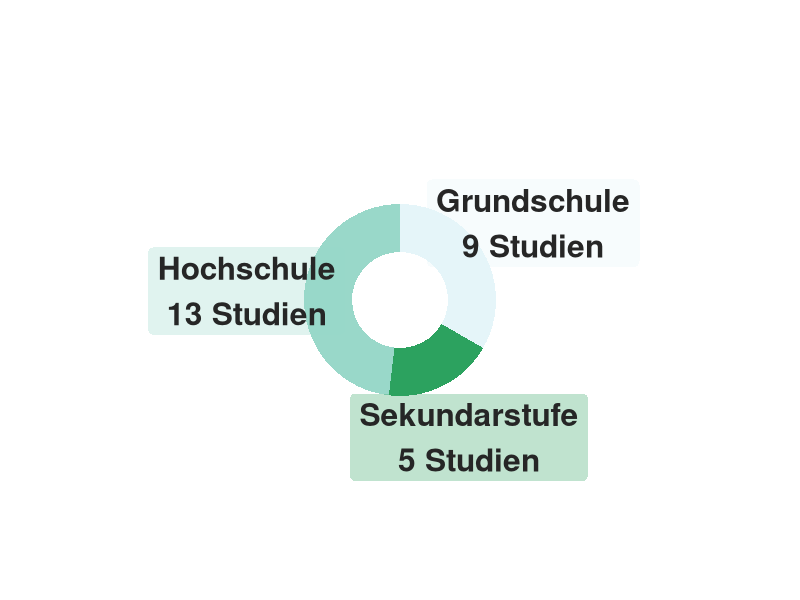
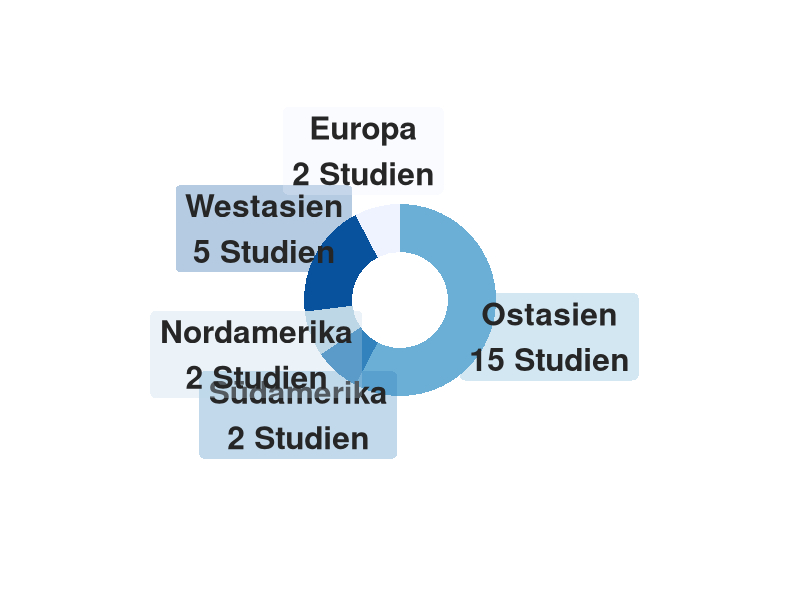
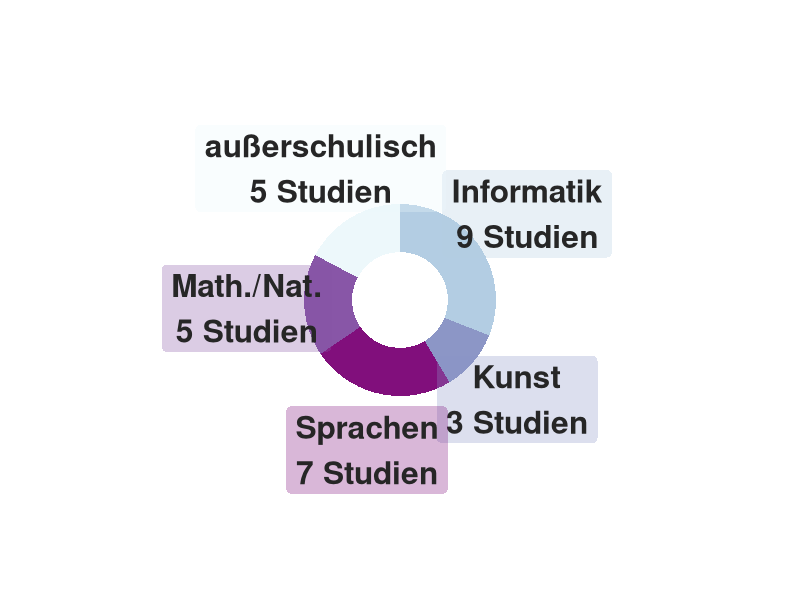
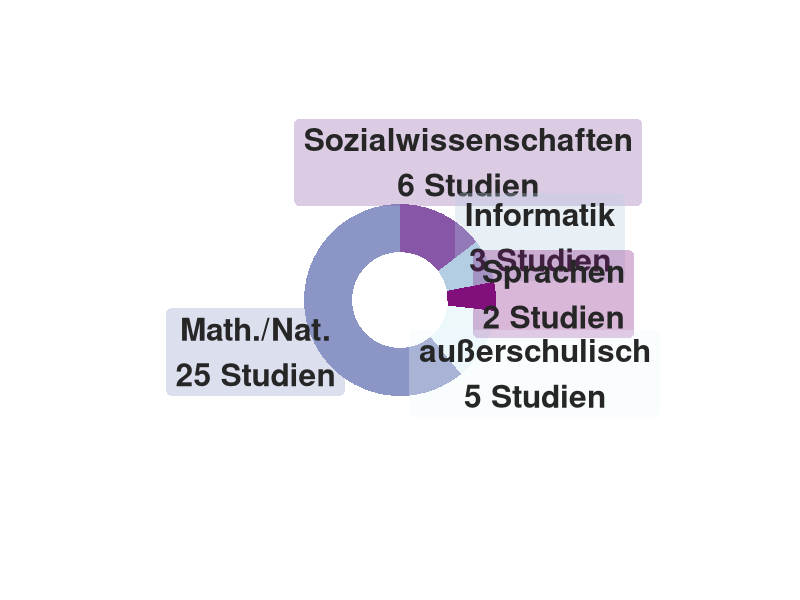
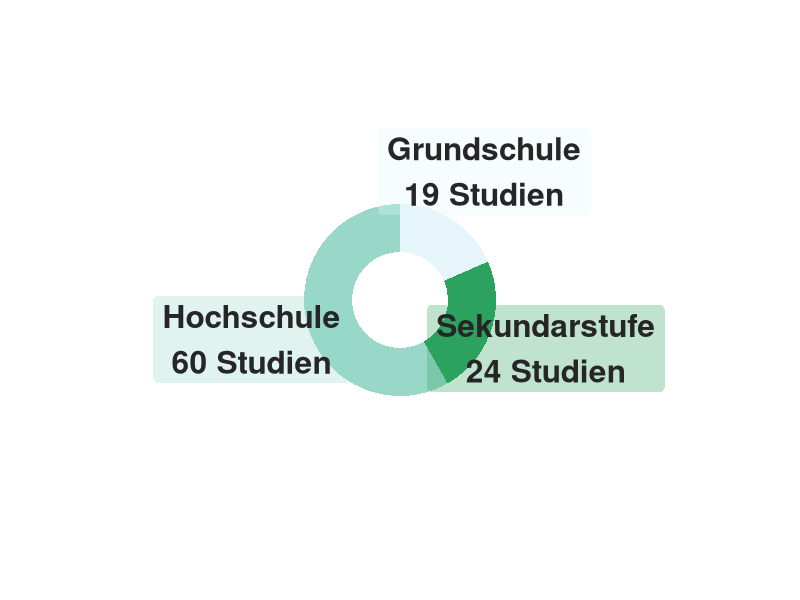
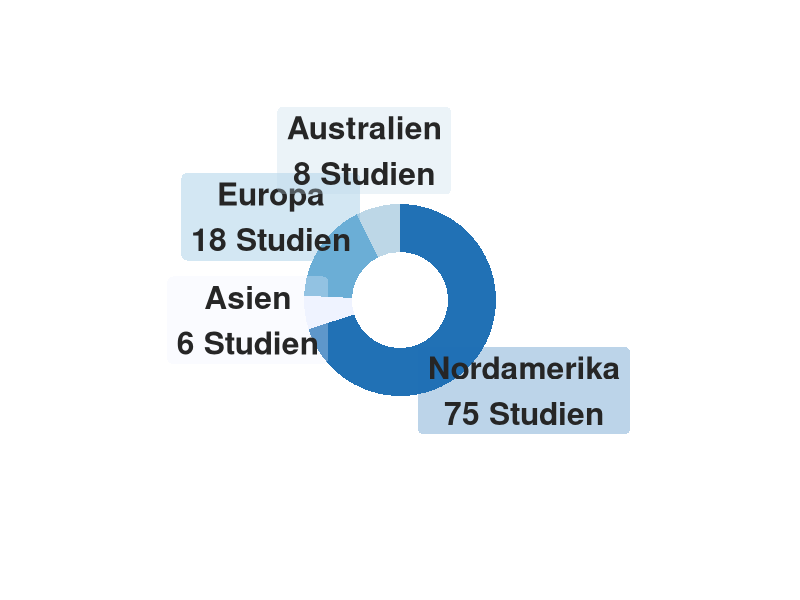
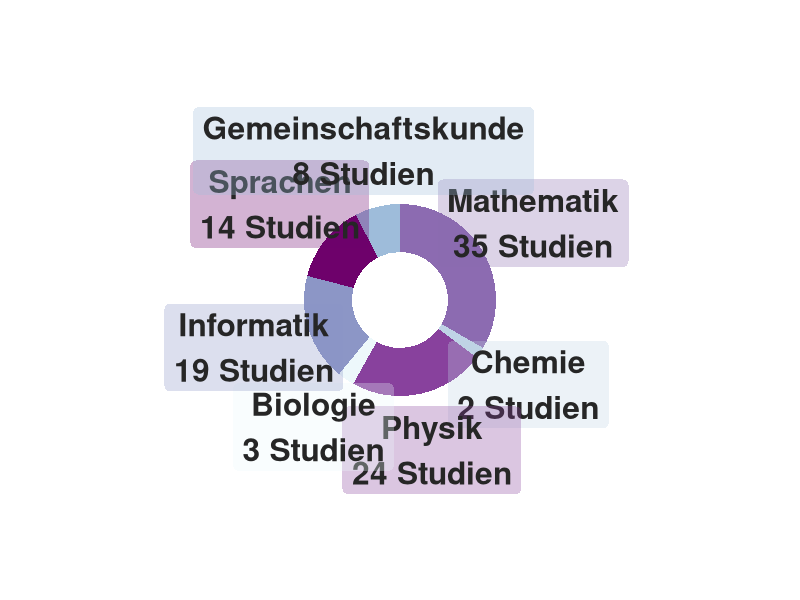
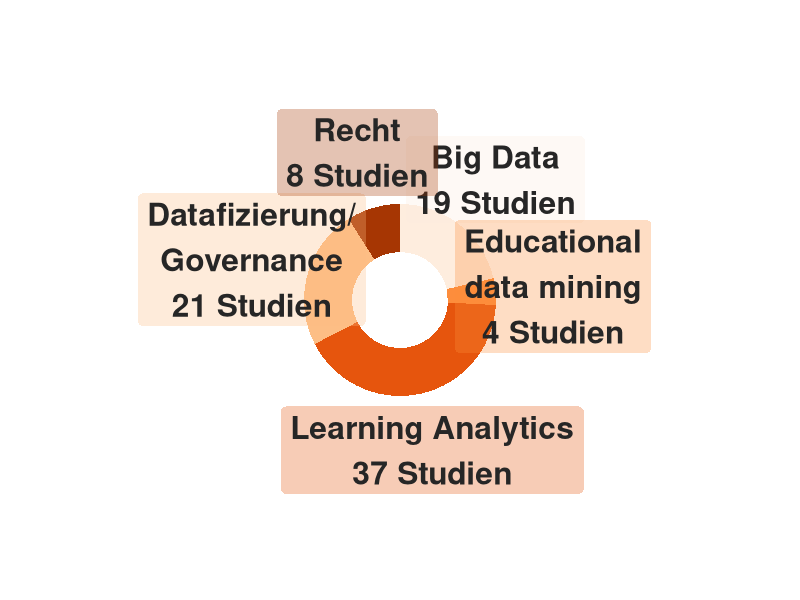

Here is the R script that generated these plots, in order:
library(ggplot2)
######################################################################################################### #
##### GAMIFICATION ########################################################################################
######################################################################################################### #
#----- AGE -----------------------------------------------------------------------------------------------#
# Create test data.
data <- data.frame(
  category=c("Grundschule",    # 1st category
             "Sekundarstufe",    # 2nd category 
             "Hochschule"     # 3rd category
             ),
  count=c(9,        # 1st count
          5,        # 2nd count 
          13         # 3rd count
          )
)

# Compute percentages
data$fraction <- data$count / sum(data$count)

# Compute the cumulative percentages (top of each rectangle)
data$ymax <- cumsum(data$fraction)

# Compute the bottom of each rectangle
data$ymin <- c(0, head(data$ymax, n=-1))

# Compute label position
data$labelPosition <- (data$ymax + data$ymin) / 2

# Compute a good label
data$label <- paste0(data$category, "\n", data$count, " Studien")

# Make the plot
ggplot(data, aes(ymax=ymax, ymin=ymin, xmax=4, xmin=3, fill=category)) +
  geom_rect() +
  geom_label( x=5.2, aes(y=labelPosition, label=label, fontface = "bold"), 
              size=8, 
              # fill = NA, 
              label.size = NA, 
              alpha = .3,
              color = "gray15") +
  scale_fill_brewer(palette=2) +
  coord_polar(theta="y") +
  xlim(c(2, 7)) +
  theme_void() +
  theme(legend.position = "none",
        panel.grid = element_blank())

ggsave("www/gam_age_tmp.png",
       width = 10,
       height = 10,
       units = "mm",
       scale = 22,
       dpi = 250)


#----- LOCATION ------------------------------------------------------------------------------------------#
# Create test data.
data <- data.frame(
  category=c("Ostasien",       # 1st category
             "Südamerika",      # 2nd category 
             "Nordamerika",    # 3rd category
             "Westasien",    # 4th category
             "Europa"    # 5th category
  ),
  count=c(15,       # 1st count
          2,        # 2nd count 
          2,        # 3rd count
          5,        # 4rd count
          2         # 5rd count
  )
)

# Compute percentages
data$fraction <- data$count / sum(data$count)

# Compute the cumulative percentages (top of each rectangle)
data$ymax <- cumsum(data$fraction)

# Compute the bottom of each rectangle
data$ymin <- c(0, head(data$ymax, n=-1))

# Compute label position
data$labelPosition <- (data$ymax + data$ymin) / 2

# Compute a good label
data$label <- paste0(data$category, "\n", data$count, " Studien")


# Make the plot
ggplot(data, aes(ymax=ymax, ymin=ymin, xmax=4, xmin=3, fill=category)) +
  geom_rect() +
  geom_label( x=5.2, aes(y=labelPosition, label=label, fontface = "bold"), 
              size=8, 
              # fill = NA, 
              label.size = NA, 
              alpha = .3,
              color = "gray15") +
  scale_fill_brewer(palette=1) +
  coord_polar(theta="y") +
  xlim(c(2, 7)) +
  theme_void() +
  theme(legend.position = "none",
        panel.grid = element_blank())


ggsave("www/gam_loc_tmp.png",
       width = 10,
       height = 10,
       units = "mm",
       scale = 22,
       dpi = 250)


#----- SUBJECT -------------------------------------------------------------------------------------------#
# Create test data.
data <- data.frame(
  category=c("Informatik",       # 1st category
             "Kunst",      # 2nd category 
             "Sprachen",    # 3rd category
             "Math./Nat.",    # 4th category
             "außerschulisch"    # 5th category
  ),
  count=c(9,       # 1st count
          3,        # 2nd count 
          7,        # 3rd count
          5,        # 4rd count
          5         # 5rd count
  )
)

# Compute percentages
data$fraction <- data$count / sum(data$count)

# Compute the cumulative percentages (top of each rectangle)
data$ymax <- cumsum(data$fraction)

# Compute the bottom of each rectangle
data$ymin <- c(0, head(data$ymax, n=-1))

# Compute label position
data$labelPosition <- (data$ymax + data$ymin) / 2

# Compute a good label
data$label <- paste0(data$category, "\n", data$count, " Studien")

# Make the plot
ggplot(data, aes(ymax=ymax, ymin=ymin, xmax=4, xmin=3, fill=category)) +
  geom_rect() +
  geom_label( x=5.2, aes(y=labelPosition, label=label, fontface = "bold"), 
              size=8, 
              # fill = NA, 
              label.size = NA, 
              alpha = .3,
              color = "gray15") +
  scale_fill_brewer(palette=3) +
  coord_polar(theta="y") +
  xlim(c(2, 7)) +
  theme_void() +
  theme(legend.position = "none",
        panel.grid = element_blank())

ggsave("www/gam_sub_tmp.png",
       width = 10,
       height = 10,
       units = "mm",
       scale = 22,
       dpi = 250)


######################################################################################################### #
##### MOBILE INQUIRY-BASED LEARNING #######################################################################
######################################################################################################### #
#----- SUBJECT -------------------------------------------------------------------------------------------#
# Create test data.
data <- data.frame(
  category=c("Sozialwissenschaften",       # 1st category
             "Informatik",      # 2nd category 
             "Sprachen",    # 3rd category
             "außerschulisch",    # 4th category
             "Math./Nat."    # 5th category
  ),
  count=c(6,       # 1st count
          3,        # 2nd count 
          2,        # 3rd count
          5,        # 4rd count
          25         # 5rd count
  )
)

# Compute percentages
data$fraction <- data$count / sum(data$count)

# Compute the cumulative percentages (top of each rectangle)
data$ymax <- cumsum(data$fraction)

# Compute the bottom of each rectangle
data$ymin <- c(0, head(data$ymax, n=-1))

# Compute label position
data$labelPosition <- (data$ymax + data$ymin) / 2

# Compute a good label
data$label <- paste0(data$category, "\n", data$count, " Studien")

# Make the plot
ggplot(data, aes(ymax=ymax, ymin=ymin, xmax=4, xmin=3, fill=category)) +
  geom_rect() +
  geom_label( x=5.2, aes(y=labelPosition, label=label, fontface = "bold"), 
              size=8, 
              # fill = NA, 
              label.size = NA, 
              alpha = .3,
              color = "gray15") +
  scale_fill_brewer(palette=3) +
  coord_polar(theta="y") +
  xlim(c(2, 7)) +
  theme_void() +
  theme(legend.position = "none",
        panel.grid = element_blank())

ggsave("www/inq_sub_tmp.png",
       width = 10,
       height = 10,
       units = "mm",
       scale = 22,
       dpi = 250)

######################################################################################################### #
##### ITS #################################################################################################
######################################################################################################### #
#----- AGE -----------------------------------------------------------------------------------------------#
# Create test data.
data <- data.frame(
  category=c("Grundschule",    # 1st category
             "Sekundarstufe",    # 2nd category 
             "Hochschule"     # 3rd category
  ),
  count=c(19,        # 1st count
          24,        # 2nd count 
          60         # 3rd count
  )
)

# Compute percentages
data$fraction <- data$count / sum(data$count)

# Compute the cumulative percentages (top of each rectangle)
data$ymax <- cumsum(data$fraction)

# Compute the bottom of each rectangle
data$ymin <- c(0, head(data$ymax, n=-1))

# Compute label position
data$labelPosition <- (data$ymax + data$ymin) / 2

# Compute a good label
data$label <- paste0(data$category, "\n", data$count, " Studien")

# Make the plot
ggplot(data, aes(ymax=ymax, ymin=ymin, xmax=4, xmin=3, fill=category)) +
  geom_rect() +
  geom_label( x=5.2, aes(y=labelPosition, label=label, fontface = "bold"), 
              size=8, 
              # fill = NA, 
              label.size = NA, 
              alpha = .3,
              color = "gray15") +
  scale_fill_brewer(palette=2) +
  coord_polar(theta="y") +
  xlim(c(2, 7)) +
  theme_void() +
  theme(legend.position = "none",
        panel.grid = element_blank())

ggsave("www/its_age_tmp.png",
       width = 10,
       height = 10,
       units = "mm",
       scale = 22,
       dpi = 250)

#----- LOCATION ------------------------------------------------------------------------------------------#
# Create test data.
data <- data.frame(
  category=c("Nordamerika",       # 1st category
             "Asien",
             "Europa",      # 2nd category 
             "Australien"
             ),
  count=c(75,       # 1st count
          6,
          18,        # 2nd count 
          8
          )
  )

# Compute percentages
data$fraction <- data$count / sum(data$count)

# Compute the cumulative percentages (top of each rectangle)
data$ymax <- cumsum(data$fraction)

# Compute the bottom of each rectangle
data$ymin <- c(0, head(data$ymax, n=-1))

# Compute label position
data$labelPosition <- (data$ymax + data$ymin) / 2

# Compute a good label
data$label <- paste0(data$category, "\n", data$count, " Studien")


# Make the plot
ggplot(data, aes(ymax=ymax, ymin=ymin, xmax=4, xmin=3, fill=category)) +
  geom_rect() +
  geom_label( x=5.2, aes(y=labelPosition, label=label, fontface = "bold"), 
              size=8, 
              # fill = NA, 
              label.size = NA, 
              alpha = .3,
              color = "gray15") +
  scale_fill_brewer(palette=1) +
  coord_polar(theta="y") +
  xlim(c(2, 7)) +
  theme_void() +
  theme(legend.position = "none",
        panel.grid = element_blank())


ggsave("www/its_loc_tmp.png",
       width = 10,
       height = 10,
       units = "mm",
       scale = 22,
       dpi = 250)


#----- SUBJECT -------------------------------------------------------------------------------------------#
# Create test data.
data <- data.frame(
  category=c("Mathematik",       # 1st category
             "Chemie",
             "Physik",      # 2nd category 
             "Biologie",
             "Informatik",    # 3rd category
             "Sprachen",    # 4th category
             "Gemeinschaftskunde"
  ),
  count=c(35,       # 1st count
          2,
          24,        # 2nd count 
          3,
          19,        # 3rd count
          14,        # 4rd count
          8
  )
)

# Compute percentages
data$fraction <- data$count / sum(data$count)

# Compute the cumulative percentages (top of each rectangle)
data$ymax <- cumsum(data$fraction)

# Compute the bottom of each rectangle
data$ymin <- c(0, head(data$ymax, n=-1))

# Compute label position
data$labelPosition <- (data$ymax + data$ymin) / 2

# Compute a good label
data$label <- paste0(data$category, "\n", data$count, " Studien")

# Make the plot
ggplot(data, aes(ymax=ymax, ymin=ymin, xmax=4, xmin=3, fill=category)) +
  geom_rect() +
  geom_label( x=5.2, aes(y=labelPosition, label=label, fontface = "bold"), 
              size=8, 
              # fill = NA, 
              label.size = NA, 
              alpha = .3,
              color = "gray15") +
  scale_fill_brewer(palette=3) +
  coord_polar(theta="y") +
  xlim(c(2, 7)) +
  theme_void() +
  theme(legend.position = "none",
        panel.grid = element_blank())

ggsave("www/its_sub_tmp.png",
       width = 10,
       height = 10,
       units = "mm",
       scale = 22,
       dpi = 250)





######################################################################################################### #
##### Digital Trace Data  #################################################################################
######################################################################################################### #
#----- FOCUS ----------------------------------------------------------------------------------------------#
# Create test data.
data <- data.frame(
  category=c("Big Data",    # 1st category
             "Educational\ndata mining",
             "Learning Analytics",
             "Datafizierung/\nGovernance",
             "Recht"
  ),
  count=c(19,
          4,
          37,
          21,
          8
  )
)

# Compute percentages
data$fraction <- data$count / sum(data$count)

# Compute the cumulative percentages (top of each rectangle)
data$ymax <- cumsum(data$fraction)

# Compute the bottom of each rectangle
data$ymin <- c(0, head(data$ymax, n=-1))

# Compute label position
data$labelPosition <- (data$ymax + data$ymin) / 2

# Compute a good label
data$label <- paste0(data$category, "\n", data$count, " Studien")

# Make the plot
ggplot(data, aes(ymax=ymax, ymin=ymin, xmax=4, xmin=3, fill=category)) +
  geom_rect() +
  geom_label( x=5.2, aes(y=labelPosition, label=label, fontface = "bold"), 
              size=8, 
              # fill = NA, 
              label.size = NA, 
              alpha = .3,
              color = "gray15") +
  scale_fill_brewer(palette=7) +
  coord_polar(theta="y") +
  xlim(c(2, 7)) +
  theme_void() +
  theme(legend.position = "none",
        panel.grid = element_blank())

ggsave("www/tra_foc_tmp.png",
       width = 10,
       height = 10,
       units = "mm",
       scale = 22,
       dpi = 250)


#----- INSTITUTION -----------------------------------------------------------------------------------------------#
# Create test data.
data <- data.frame(
  category=c("Hochschule",    # 1st category
             "Schule",    # 2nd category 
             "Unternehmen",     # 3rd category
             "keine Angabe"
  ),
  count=c(41,        # 1st count
          17,        # 2nd count 
          14,         # 3rd count
          14
  )
)

# Compute percentages
data$fraction <- data$count / sum(data$count)

# Compute the cumulative percentages (top of each rectangle)
data$ymax <- cumsum(data$fraction)

# Compute the bottom of each rectangle
data$ymin <- c(0, head(data$ymax, n=-1))

# Compute label position
data$labelPosition <- (data$ymax + data$ymin) / 2

# Compute a good label
data$label <- paste0(data$category, "\n", data$count, " Studien")

# Make the plot
ggplot(data, aes(ymax=ymax, ymin=ymin, xmax=4, xmin=3, fill=category)) +
  geom_rect() +
  geom_label( x=5.2, aes(y=labelPosition, label=label, fontface = "bold"), 
              size=8, 
              # fill = NA, 
              label.size = NA, 
              alpha = .3,
              color = "gray15") +
  scale_fill_brewer(palette=2) +
  coord_polar(theta="y") +
  xlim(c(2, 7)) +
  theme_void() +
  theme(legend.position = "none",
        panel.grid = element_blank())

ggsave("www/tra_ein_tmp.png",
       width = 10,
       height = 10,
       units = "mm",
       scale = 22,
       dpi = 250)


#----- LOCATION ------------------------------------------------------------------------------------------#
# Create test data.
data <- data.frame(
  category=c("Nordamerika",
             "Naher Osten",
             "Europa",
             "Südliche\nHemisphäre" 
  ),
  count=c(26,
          3,
          41,       # 1st count
          24
  )
)

# Compute percentages
data$fraction <- data$count / sum(data$count)

# Compute the cumulative percentages (top of each rectangle)
data$ymax <- cumsum(data$fraction)

# Compute the bottom of each rectangle
data$ymin <- c(0, head(data$ymax, n=-1))

# Compute label position
data$labelPosition <- (data$ymax + data$ymin) / 2

# Compute a good label
data$label <- paste0(data$category, "\n", data$count, " Studien")


# Make the plot
ggplot(data, aes(ymax=ymax, ymin=ymin, xmax=4, xmin=3, fill=category)) +
  geom_rect() +
  geom_label( x=5.2, aes(y=labelPosition, label=label, fontface = "bold"), 
              size=8, 
              # fill = NA, 
              label.size = NA, 
              alpha = .3,
              color = "gray15") +
  scale_fill_brewer(palette=1) +
  coord_polar(theta="y") +
  xlim(c(2, 7)) +
  theme_void() +
  theme(legend.position = "none",
        panel.grid = element_blank())


ggsave("www/tra_loc_tmp.png",
       width = 10,
       height = 10,
       units = "mm",
       scale = 22,
       dpi = 250)

#----- TYPE OF STUDY --------------------------------------------------------------------------------------#
# Create test data.
data <- data.frame(
  category=c("empirisch",
             "Review",
             "theoretisch/\nkonzeptuell",
             "handlungs-\nbezogen"

  ),
  count=c(14,
          1,
          53,
          11
  )
)

# Compute percentages
data$fraction <- data$count / sum(data$count)

# Compute the cumulative percentages (top of each rectangle)
data$ymax <- cumsum(data$fraction)

# Compute the bottom of each rectangle
data$ymin <- c(0, head(data$ymax, n=-1))

# Compute label position
data$labelPosition <- (data$ymax + data$ymin) / 2

# Compute a good label
data$label <- paste0(data$category, "\n", data$count, " Studien")

# Make the plot
ggplot(data, aes(ymax=ymax, ymin=ymin, xmax=4, xmin=3, fill=category)) +
  geom_rect() +
  geom_label( x=5.2, aes(y=labelPosition, label=label, fontface = "bold"), 
              size=8, 
              # fill = NA, 
              label.size = NA, 
              alpha = .3,
              color = "gray15") +
  scale_fill_brewer(palette=3) +
  coord_polar(theta="y") +
  xlim(c(2, 7)) +
  theme_void() +
  theme(legend.position = "none",
        panel.grid = element_blank())

ggsave("www/tra_stu_tmp.png",
       width = 10,
       height = 10,
       units = "mm",
       scale = 22,
       dpi = 250)
